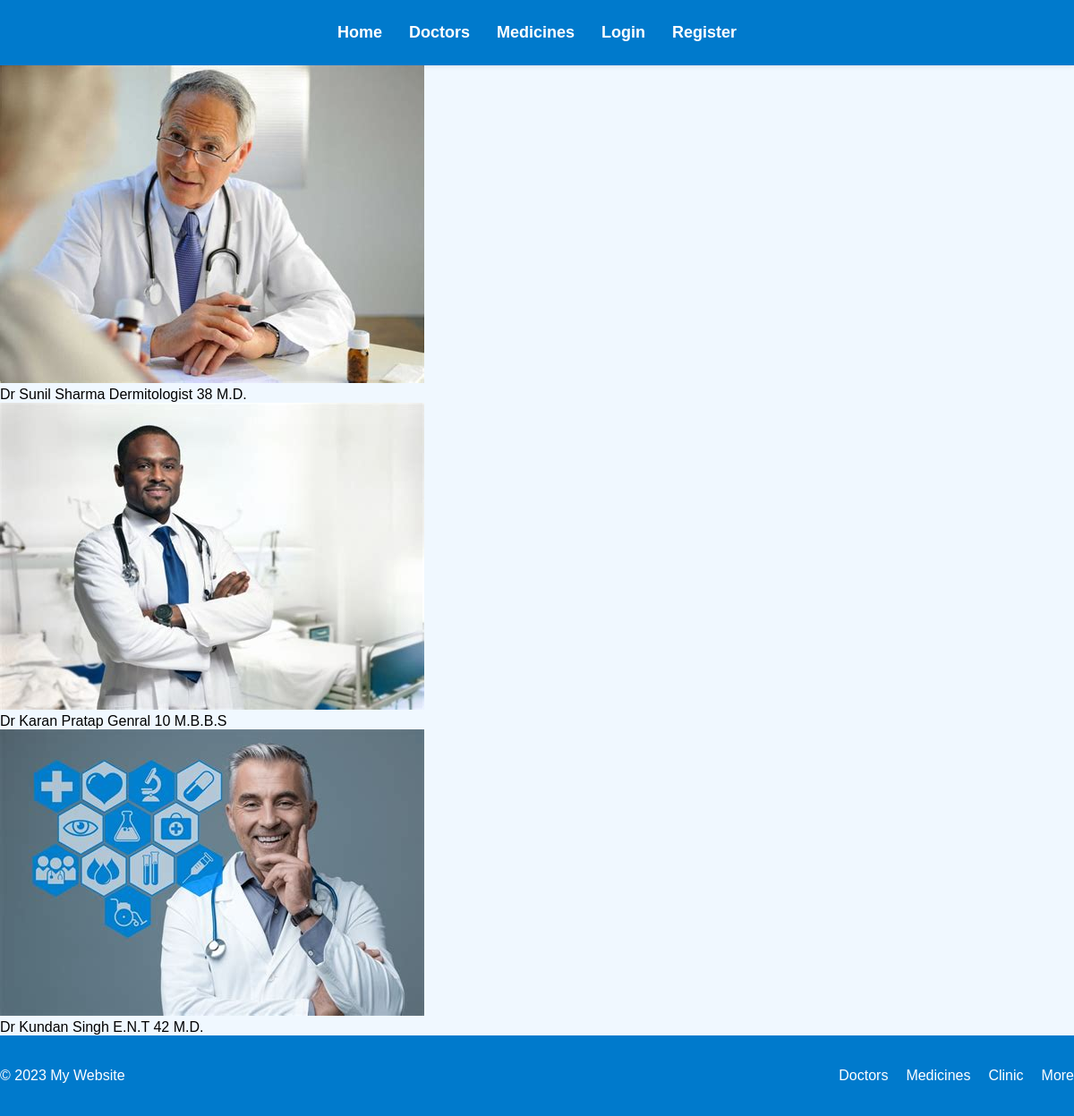
The page /doc/ on the database its author committed.
### doc/models.py (models this page shows)
class Doctor(models.Model):
    pic = models.ImageField(upload_to='images/doc', blank=True, null=True)
    f_name = models.CharField(max_length=40)
    l_name = models.CharField(max_length=40)
    spec = models.CharField(max_length=120)
    edu = models.CharField(max_length=40)
    exp = models.IntegerField()

### doc/views.py (the view)
# urls.py: path('doc/',docs,name='docs'),
def docs(request):
    docs = Doctor.objects.all()
    con={
        'docs':docs,
    }
    return render(request,'doc/alldoc.html',con)

### doc/templates/doc/alldoc.html
{% extends 'main.html' %}
{% load static %}
{% block content %}
<div>
    {% for i in docs %}
    <span>
        <div>
            <img src="{{i.pic.url}}" alt="...">
        </div>
        <div>
            <span>{{i.f_name}}</span>
            <span>{{i.l_name}}</span>
            <span>{{i.spec}}</span>
            <span>{{i.exp}}</span>
            <span>{{i.edu}}</span>
        </div>
    </span>
    {% endfor %}
</div>
{% endblock content %}

### static/css/main.css (style rules this page uses)
body, h1, h2, p { margin: 0; padding: 0; }
body { font-family: Arial, sans-serif; background-color: #f0f8ff; margin: 0; padding: 0; }

### rows shown on the page
Doctor: pic (picture), f_name "Dr Sunil", l_name "Sharma", spec "Dermitologist", exp "38", edu "M.D."
Doctor: pic (picture), f_name "Dr Karan", l_name "Pratap", spec "Genral", exp "10", edu "M.B.B.S"
Doctor: pic (picture), f_name "Dr Kundan", l_name "Singh", spec "E.N.T", exp "42", edu "M.D."
